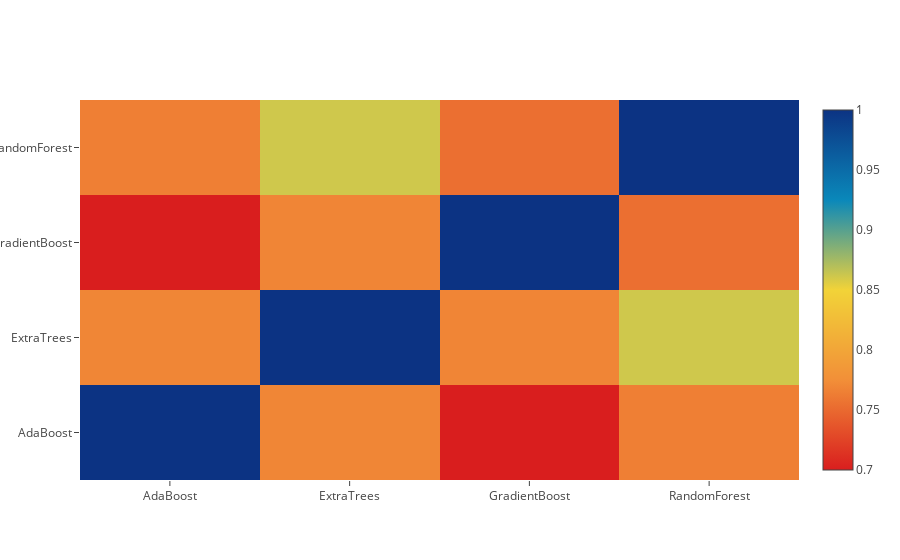

Source (notebook cell):
### Markdown cell above
**Correlation Heatmap of the Second Level Training set**

### Code cell
data = [
    go.Heatmap(
        z= base_predictions_train.astype(float).corr().values ,
        x=base_predictions_train.columns.values,
        y= base_predictions_train.columns.values,
          colorscale='Portland',
            showscale=True,
            reversescale = True
    )
]
py.iplot(data, filename='labelled-heatmap')

### Figure 1 — Plotly figure (JSON) as saved in the notebook; plotly's stock layout.template omitted (floating-point values rounded to 4 significant figures)
{"data": [{"colorscale": "Portland", "reversescale": true, "showscale": true, "type": "heatmap", "x": ["AdaBoost", "ExtraTrees", "GradientBoost", "RandomForest"], "y": ["AdaBoost", "ExtraTrees", "GradientBoost", "RandomForest"], "z": [[1, 0.7684, 0.6994, 0.7642], [0.7684, 1, 0.7677, 0.8611], [0.6994, 0.7677, 1, 0.7533], [0.7642, 0.8611, 0.7533, 1]]}], "layout": {}}
